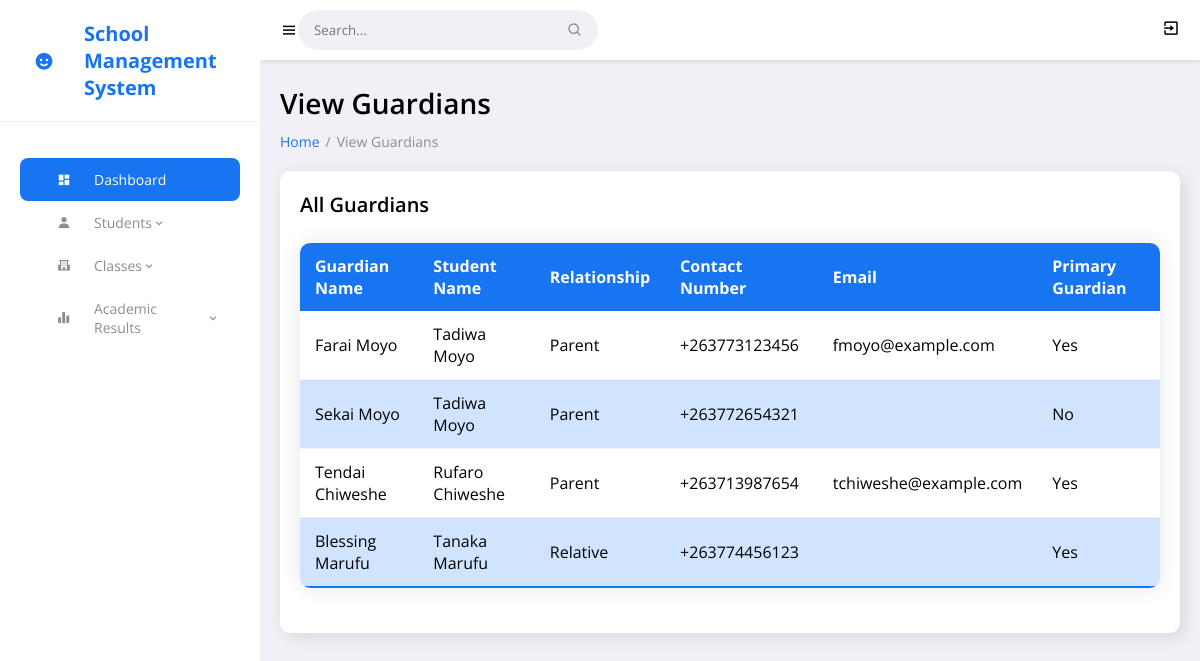
The app's page /guardians_view.php (signed in) with its own data.
### tables this page shows
CREATE TABLE `guardians` (
  `guardian_id` int(11) NOT NULL,
  `student_id` int(11) NOT NULL,
  `full_name` varchar(100) NOT NULL,
  `relationship` enum('Parent','Sibling','Relative','Other') NOT NULL,
  `contact_number` varchar(20) NOT NULL,
  `email` varchar(100) DEFAULT NULL,
  `address` text DEFAULT NULL,
  `is_primary` tinyint(1) DEFAULT 0
);

### guardians_view.php (the view, shortened to what this page needs)
<?php
include 'config.php';
$guardians = $conn->query("SELECT guardians.guardian_id, CONCAT(students.first_name, ' ', students.last_name) AS student_name,
    guardians.full_name, guardians.relationship, guardians.contact_number, guardians.email, guardians.is_primary
    FROM guardians
    JOIN students ON guardians.student_id = students.student_id");
?>
<!DOCTYPE html>
<html lang="en">
<head>
	<link href='https://unpkg.com/boxicons@2.0.9/css/boxicons.min.css' rel='stylesheet'>
	<link rel="stylesheet" href="css/style.css">
</head>
<body>
	<?php include 'includes/sidebar.php'; ?>
	<section id="content">
		<?php include 'includes/navbar.php'; ?>
		<main>
			<h1 class="title">View Guardians</h1>
			<ul class="breadcrumbs">
				<li><a href="admin_dashboard.php">Home</a></li>
				<li class="divider">/</li>
				<li><a href="#" class="active">View Guardians</a></li>
			</ul>
			<div class="data">
				<div class="content-data">
					<div class="head">
						<h3>All Guardians</h3>
					</div>
					<table class="styled-table">
						<thead>
							<tr>
								<th>Guardian Name</th>
								<th>Student Name</th>
								<th>Relationship</th>
								<th>Contact Number</th>
								<th>Email</th>
								<th>Primary Guardian</th>
							</tr>
						</thead>
						<tbody>
							<?php while ($row = $guardians->fetch_assoc()): ?>
								<tr>
									<td><?php echo $row['full_name']; ?></td>
									<td><?php echo $row['student_name']; ?></td>
									<td><?php echo $row['relationship']; ?></td>
									<td><?php echo $row['contact_number']; ?></td>
									<td><?php echo $row['email']; ?></td>
									<td><?php echo $row['is_primary'] ? 'Yes' : 'No'; ?></td>
								</tr>
							<?php endwhile; ?>
						</tbody>
					</table>
				</div>
			</div>
		</main>
	</section>
</body>
</html>

### css/style.css (style rules this page uses)
* { font-family: 'Open Sans', sans-serif; margin: 0; padding: 0; box-sizing: border-box; }
:root { --grey: #F1F0F6; --dark-grey: #8D8D8D; --light: #fff; --dark: #000; --green: #81D43A; --light-green: #E3FFCB; --blue: #1775F1; --light-blue: #D0E4FF; --dark-blue: #0C5FCD; --red: #FC3B56; }
html { overflow-x: hidden; }
body { background: var(--grey); overflow-x: hidden; }
a { text-decoration: none; }
li { list-style: none; }
#content { position: relative; width: calc(100% - 260px); left: 260px; transition: all .3s ease; }
main { width: 100%; padding: 24px 20px 20px 20px; }
main .title { font-size: 28px; font-weight: 600; margin-bottom: 10px; }
main .breadcrumbs { display: flex; grid-gap: 6px; }
main .breadcrumbs li, main .breadcrumbs li a { font-size: 14px; }
main .breadcrumbs li a { color: var(--blue); }
main .breadcrumbs li a.active, main .breadcrumbs li.divider { color: var(--dark-grey); pointer-events: none; }
main .data { display: flex; grid-gap: 20px; margin-top: 20px; flex-wrap: wrap; }
main .data .content-data { flex-grow: 1; flex-basis: 400px; padding: 20px; background: var(--light); border-radius: 10px; box-shadow: 4px 4px 16px rgba(0, 0, 0, .1); }
main .content-data .head { display: flex; justify-content: space-between; align-items: center; margin-bottom: 24px; }
main .content-data .head h3 { font-size: 20px; font-weight: 600; }
.styled-table { width: 100%; border-collapse: collapse; margin: 25px 0; font-size: 16px; font-family: 'Open Sans', sans-serif; box-shadow: 0 0 20px rgba(0, 0, 0, 0.1); border-radius: 10px; overflow: hidden; }
.styled-table thead tr { background-color: var(--blue); color: var(--light); text-align: left; font-weight: bold; }
.styled-table th, .styled-table td { padding: 12px 15px; }
.styled-table tbody tr { border-bottom: 1px solid var(--grey); }
.styled-table tbody tr:nth-of-type(even) { background-color: var(--light-blue); }
.styled-table tbody tr:last-of-type { border-bottom: 2px solid var(--blue); }
.styled-table tbody td { transition: all 0.3s ease; }

### records on screen
guardians: full_name "Farai Moyo", student_name "Tadiwa Moyo", relationship "Parent", contact_number "+263773123456", email "fmoyo@example.com", is_primary "Yes"
guardians: full_name "Sekai Moyo", student_name "Tadiwa Moyo", relationship "Parent", contact_number "+263772654321", is_primary "No"
guardians: full_name "Tendai Chiweshe", student_name "Rufaro Chiweshe", relationship "Parent", contact_number "+263713987654", email "tchiweshe@example.com", is_primary "Yes"
guardians: full_name "Blessing Marufu", student_name "Tanaka Marufu", relationship "Relative", contact_number "+263774456123", is_primary "Yes"
